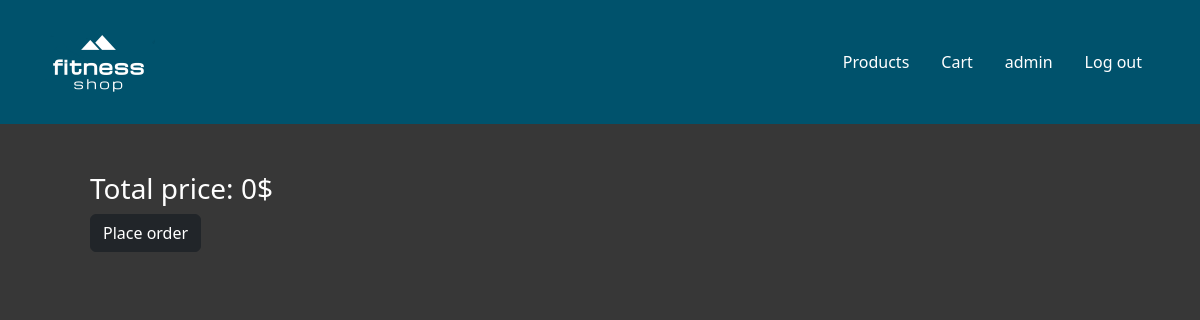
The page /cart (signed in) on the database as committed earlier.
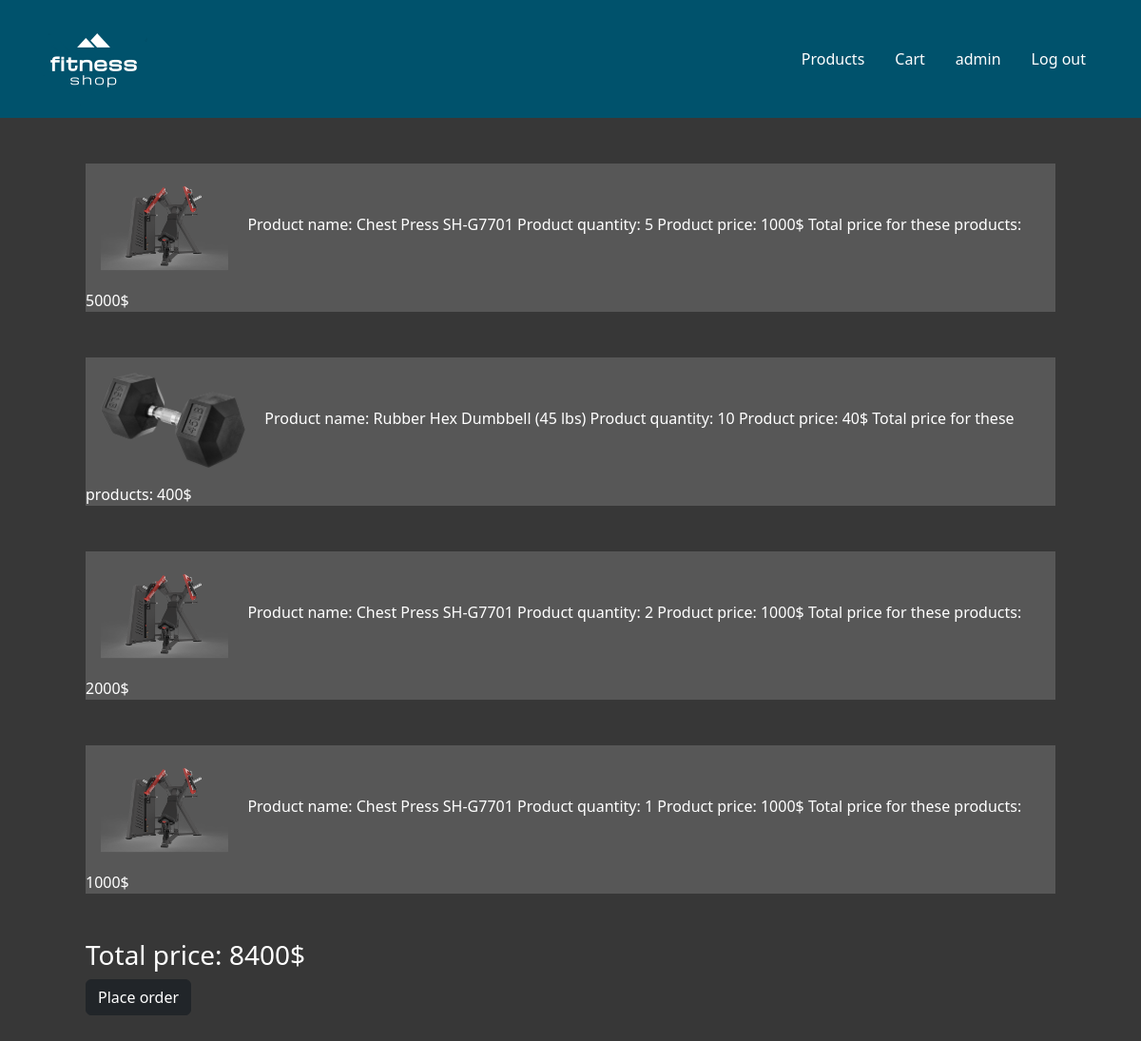
The same page on the database as committed later.
### ApplikacijaZaSportskaOpremaApp/models.py (models this page shows, shortened)
class CartItem(models.Model):
    user = models.ForeignKey(User, on_delete=models.CASCADE)
    product = models.ForeignKey(Produkt, on_delete=models.CASCADE)
    price = models.IntegerField(default=0)
    quantity = models.IntegerField(default=1)

class Produkt(models.Model):
    productName = models.CharField(max_length=50)
    productDesc = models.TextField(max_length=500, default="")
    price = models.IntegerField(default=0)
    image = models.ImageField(default="")
    user = models.ForeignKey(User, on_delete=models.CASCADE, null=True, blank=True)
    category = models.ForeignKey(Category, on_delete=models.CASCADE)

### ApplikacijaZaSportskaOpremaApp/views.py (the view)
# urls.py: path('cart', cart, name="cart"),
def cart(request):
    queryset = CartItem.objects.filter(user=request.user)
    totalPrice=0
    for item in queryset:
        totalPrice = totalPrice+item.price
    context = {"cartitems": queryset, "totalPrice": totalPrice}
    return render(request, "cart.html", context=context)

### templates/cart.html (shortened to what this page needs)
<!DOCTYPE html>
<html lang="en">
<head>
    <link href="https://cdn.jsdelivr.net/npm/bootstrap@5.3.1/dist/css/bootstrap.min.css" rel="stylesheet">
</head>
<body style="background-color: #373737">
{% load static %}
{% include 'navbar.html' %}
<div class="container text-white mt-5">
    {% for item in cartitems %}
        <div class="m-5" style="background-color: #575757">
            <img alt="..." src="{{ MEDIA_URL }}{{ item.product.image.url }}" style="height: 100px" class="m-3">
            <span>Product name: {{item.product.productName}}</span>
            <span>Product quantity: {{ item.quantity }}</span>
            <span>Product price: {{ item.product.price }}$</span>
            <span>Total  price for these products: {{ item.price }}$</span>
        </div>
    {% endfor %}
    <div class="m-5">
        <h3>Total price: {{ totalPrice }}$</h3>
        <a href="/order">
            <div class="btn btn-dark ml-5">Place order</div>
        </a>
    </div>
</div>
</body>
</html>

### templates/navbar.html (shortened to what this page needs)
{% load static %}
<nav class="navbar" style="background-color: #00526c">
  <div class="container">
    <a class="navbar-brand" href="/">
      <img src="{% static 'sliki/logo.png' %}" alt="logo" style="height: 98px; width: 113px">
    </a>
    <ul class="nav justify-content-end">
          <li class="nav-item">
            <a class="nav-link" href="/categories" style="color: white">Products</a>
          </li>
        {% if user.is_authenticated %}
          <li class="nav-item">
            <a class="nav-link" href="/cart" style="color: white">Cart</a>
          </li>
            <li class="nav-item">
            <a class="nav-link" href="#" style="color: white">{{user.username}}</a>
          </li>
            <li class="nav-item">
            <a class="nav-link" href="/logout" style="color: white">Log out</a>
          </li>
        {% endif %}
    </ul>
  </div>
</nav>

Rows that differ between the two databases and show on the page:
added CartItem: product.image (picture), product.productName "Chest Press SH-G7701", quantity "5", product.price "1000", price "5000"
added CartItem: product.image (picture), product.productName "Rubber Hex Dumbbell (45 lbs)", quantity "10", product.price "40", price "400"
added CartItem: product.image (picture), product.productName "Chest Press SH-G7701", quantity "2", product.price "1000", price "2000"
added CartItem: product.image (picture), product.productName "Chest Press SH-G7701", quantity "1", product.price "1000", price "1000"
Other text that changed with them:
{{ totalPrice }}: "0" → "8400"
